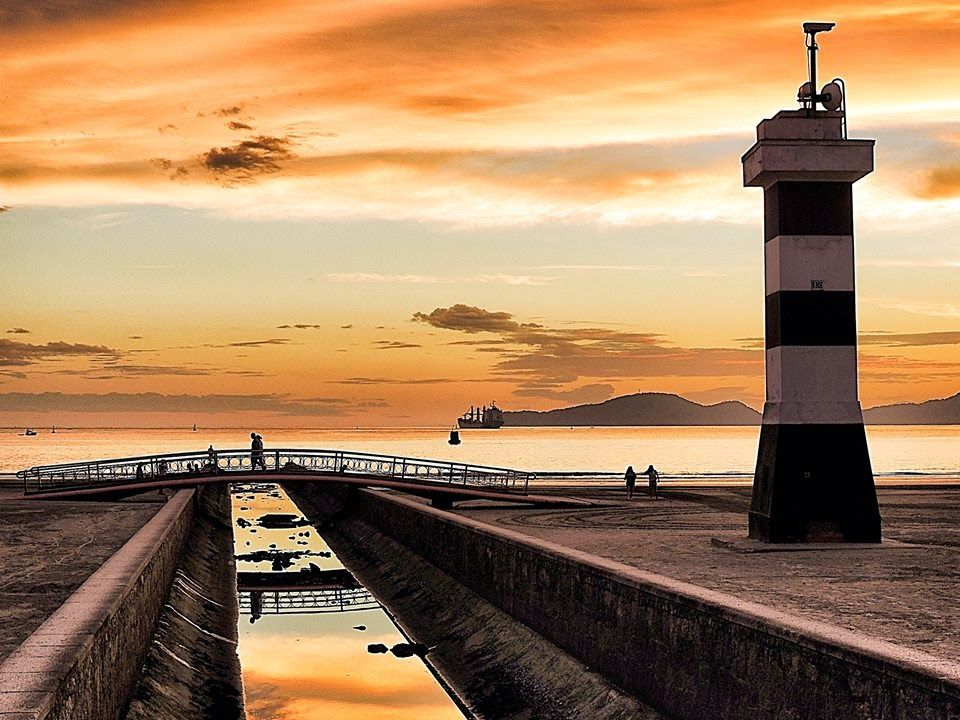
#> input picture imgs/canal6.jpg, 960 x 720 px
$ python aula7.py
#> lines starting #> are read from the running program, lines starting #| are printed output that depends on the picture; after the words box and inside, x2 and y2 are one past the last pixel; in counts of white or black regions, pixels touching at a corner belong together
import cv2


img = cv2.imread('../imgs/canal6.jpg',0)
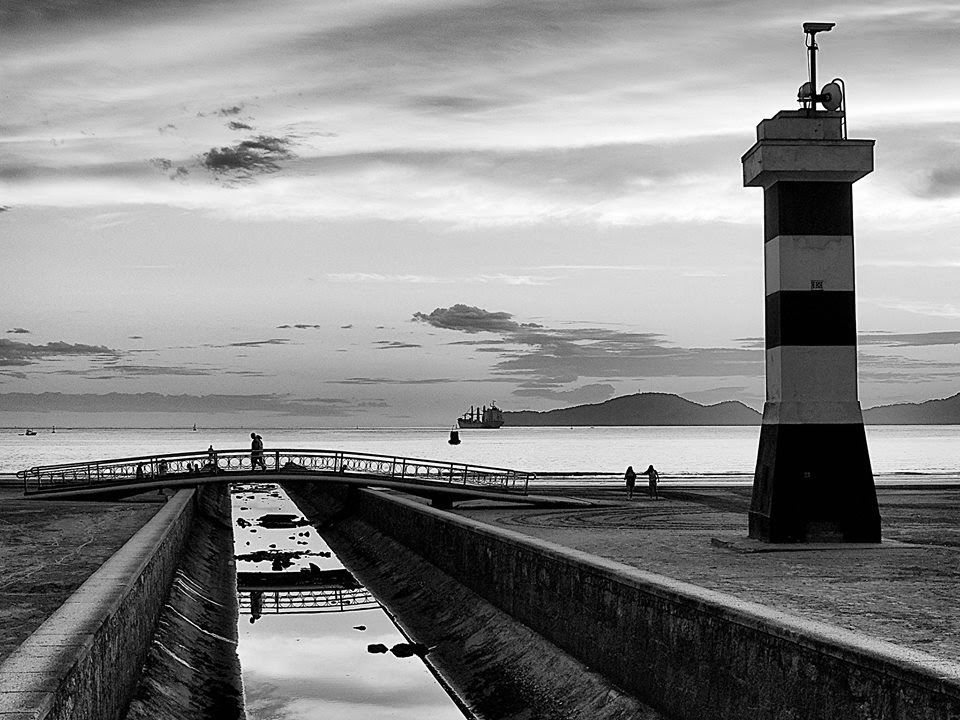
#> img: shape (720, 960); min 0, max 255, mean 137.1
img = img[::2,::2]
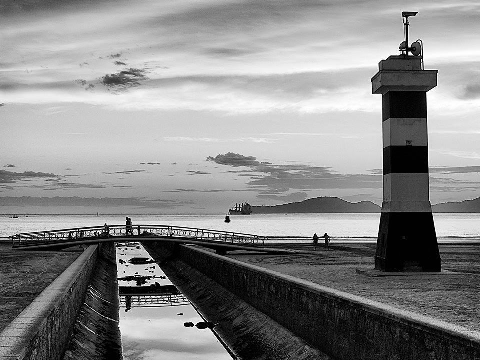
#> img: shape (360, 480); min 0, max 255, mean 137.1

cv2.imshow("Escala de Cinza", img)

suave = cv2.GaussianBlur(img, (5,5),0)
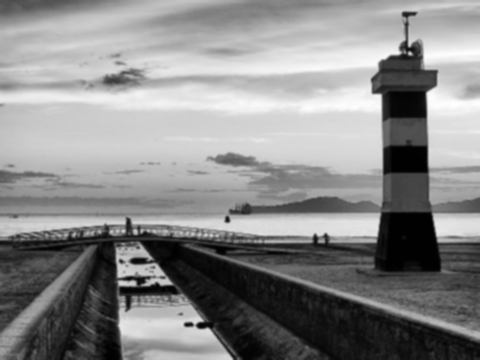
#> suave: shape (360, 480); min 1, max 254, mean 137.1
cv2.imshow("Suavizacao Gaussiana", suave)

(T, bin) = cv2.threshold(suave, 150, 255, cv2.THRESH_BINARY)
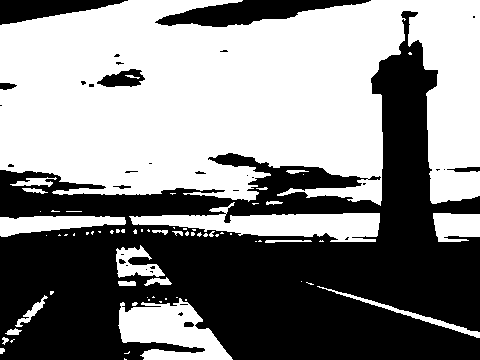
#> bin: shape (360, 480); 53% white; 34 black regions (24 under 20 px), largest, box (x1, y1, x2, y2) and area: (0, 11, 480, 360) 75408, (155, 0, 371, 27) 2975, (0, 0, 128, 25) 1768
(T, binI) = cv2.threshold(suave, 150, 255, cv2.THRESH_BINARY_INV)

bin_adap = cv2.adaptiveThreshold(suave, 255, cv2.ADAPTIVE_THRESH_MEAN_C,
                                 cv2.THRESH_BINARY_INV, 21, 0)
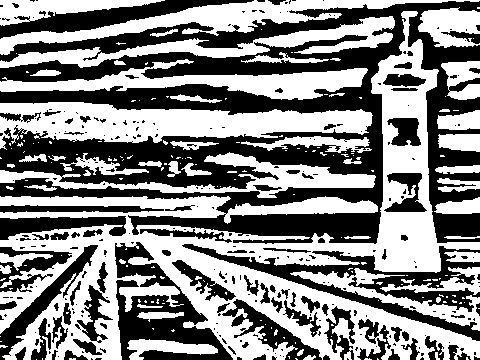
#> bin_adap: shape (360, 480); 52.4% white; 289 black regions (206 under 20 px), largest, box (x1, y1, x2, y2) and area: (0, 1, 480, 244) 48511, (182, 244, 480, 341) 6303, (115, 242, 233, 360) 5583

cv2.imshow("Binarizada", bin)
cv2.imshow("Binarizada Inv", binI)
cv2.imshow("Binarizada Adpt Media", bin_adap)
cv2.waitKey(0)
